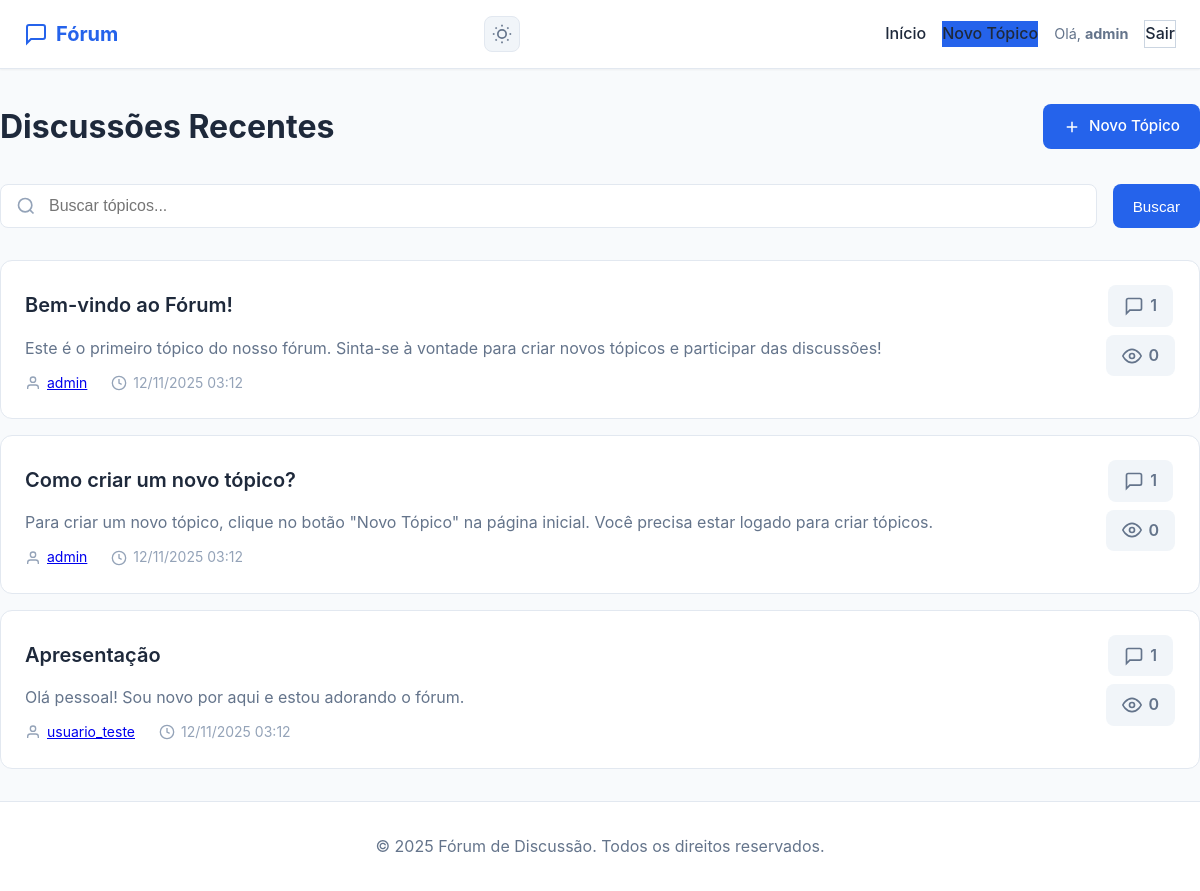
/index.php (signed in), run on the app's committed database.
### tables this page shows
CREATE TABLE topicos (
    id INT AUTO_INCREMENT PRIMARY KEY,
    id_usuario INT NOT NULL,
    titulo VARCHAR(200) NOT NULL,
    conteudo TEXT NOT NULL,
    visualizacoes INT DEFAULT 0,
    data_criacao DATETIME DEFAULT CURRENT_TIMESTAMP,
    FOREIGN KEY (id_usuario) REFERENCES usuarios(id) ON DELETE CASCADE,
    INDEX idx_data_criacao (data_criacao DESC),
    INDEX idx_usuario (id_usuario)
);

CREATE TABLE usuarios (
    id INT AUTO_INCREMENT PRIMARY KEY,
    nome_usuario VARCHAR(50) UNIQUE NOT NULL,
    email VARCHAR(100) UNIQUE NOT NULL,
    senha_hash VARCHAR(255) NOT NULL,
    data_cadastro DATETIME DEFAULT CURRENT_TIMESTAMP,
    INDEX idx_email (email),
    INDEX idx_nome_usuario (nome_usuario)
);

### config.php (called while the page is built, shortened)
<?php
function limparInput($data) {
    $data = trim($data);
    $data = stripslashes($data);
    $data = htmlspecialchars($data, ENT_QUOTES, 'UTF-8');
    return $data;
}
function estaLogado() {
    return isset($_SESSION['user_id']) && !empty($_SESSION['user_id']);
}
?>

### index.php (the view, shortened to what this page needs)
<?php
require_once 'config.php';
$topicos_por_pagina = 10;
$pagina_atual = isset($_GET['pagina']) ? max(1, intval($_GET['pagina'])) : 1;
$offset = ($pagina_atual - 1) * $topicos_por_pagina;
$busca = isset($_GET['busca']) ? limparInput($_GET['busca']) : '';
$where = '';
$params = [];
$types = '';
$conn = conectarDB();
$sql = "SELECT t.id, t.titulo, t.conteudo, t.data_criacao, t.visualizacoes,
               u.nome_usuario, u.id as id_autor,
               (SELECT COUNT(*) FROM respostas WHERE id_topico = t.id) as total_respostas
        FROM topicos t
        INNER JOIN usuarios u ON t.id_usuario = u.id
        $where
        ORDER BY t.data_criacao DESC
        LIMIT ? OFFSET ?";
$stmt = $conn->prepare($sql);
if (!empty($params)) {
    $params[] = $topicos_por_pagina;
    $params[] = $offset;
    $types .= 'ii';
    $stmt->bind_param($types, ...$params);
} else {
    $stmt->bind_param("ii", $topicos_por_pagina, $offset);
}
$stmt->execute();
$resultado = $stmt->get_result();
include 'includes/header.php';
?>
<div class="page-header">
    <h1>Discussões Recentes</h1>
    <?php if (estaLogado()): ?>
        <a href="/forum/topicos/criar.php" class="btn btn-primary">
            <svg width="18" height="18" viewBox="0 0 24 24" fill="none" stroke="currentColor" stroke-width="2">
                <line x1="12" y1="5" x2="12" y2="19"></line>
                <line x1="5" y1="12" x2="19" y2="12"></line>
            </svg>
            Novo Tópico
        </a>
    <?php endif; ?>
</div>
<div class="search-bar">
    <form method="GET" action="" class="search-form">
        <div class="search-input-group">
            <svg width="20" height="20" viewBox="0 0 24 24" fill="none" stroke="currentColor" stroke-width="2">
                <circle cx="11" cy="11" r="8"></circle>
                <path d="m21 21-4.35-4.35"></path>
            </svg>
            <input
                type="text"
                name="busca"
                placeholder="Buscar tópicos..."
                value="<?php echo htmlspecialchars($busca); ?>"
            >
        </div>
        <button type="submit" class="btn btn-primary">Buscar</button>
    </form>
</div>
<div class="topicos-lista">
    <?php if ($resultado && $resultado->num_rows > 0): ?>
        <?php while ($topico = $resultado->fetch_assoc()): ?>
            <div class="topico-card">
                <div class="topico-info">
                    <h2 class="topico-titulo">
                        <a href="/forum/topicos/ver.php?id=<?php echo $topico['id']; ?>">
                            <?php echo limparInput($topico['titulo']); ?>
                        </a>
                    </h2>
                    <p class="topico-preview">
                        <?php
                        $preview = limparInput($topico['conteudo']);
                        echo strlen($preview) > 150 ? substr($preview, 0, 150) . '...' : $preview;
                        ?>
                    </p>
                    <div class="topico-meta">
                        <span class="autor">
                            <svg width="16" height="16" viewBox="0 0 24 24" fill="none" stroke="currentColor" stroke-width="2">
                                <path d="M20 21v-2a4 4 0 0 0-4-4H8a4 4 0 0 0-4 4v2"></path>
                                <circle cx="12" cy="7" r="4"></circle>
                            </svg>
                            <a href="/forum/usuario/perfil.php?id=<?php echo $topico['id_autor']; ?>">
                                <?php echo limparInput($topico['nome_usuario']); ?>
                            </a>
                        </span>
                        <span class="data">
                            <svg width="16" height="16" viewBox="0 0 24 24" fill="none" stroke="currentColor" stroke-width="2">
                                <circle cx="12" cy="12" r="10"></circle>
                                <polyline points="12 6 12 12 16 14"></polyline>
                            </svg>
                            <?php
                            $data = new DateTime($topico['data_criacao']);
                            echo $data->format('d/m/Y H:i');
                            ?>
                        </span>
                    </div>
                </div>
                <div class="topico-stats">
                    <div class="stat">
                        <svg width="20" height="20" viewBox="0 0 24 24" fill="none" stroke="currentColor" stroke-width="2">
                            <path d="M21 15a2 2 0 0 1-2 2H7l-4 4V5a2 2 0 0 1 2-2h14a2 2 0 0 1 2 2z"></path>
                        </svg>
                        <span><?php echo $topico['total_respostas']; ?></span>
                    </div>
                    <div class="stat">
                        <svg width="20" height="20" viewBox="0 0 24 24" fill="none" stroke="currentColor" stroke-width="2">
                            <path d="M1 12s4-8 11-8 11 8 11 8-4 8-11 8-11-8-11-8z"></path>
                            <circle cx="12" cy="12" r="3"></circle>
                        </svg>
                        <span><?php echo $topico['visualizacoes']; ?></span>
                    </div>
                </div>
            </div>
        <?php endwhile; ?>
    <?php endif; ?>
</div>
<?php
include 'includes/footer.php';
?>

### assets/css/style.css (style rules this page uses)
* { margin: 0; padding: 0; box-sizing: border-box; }
:root { --primary: #2563eb; --primary-hover: #1d4ed8; --secondary: #64748b; --success: #10b981; --danger: #ef4444; --warning: #f59e0b; --info: #3b82f6; --bg-main: #f8fafc; --bg-card: #ffffff; --bg-hover: #f1f5f9; --text-primary: #1e293b; --text-secondary: #64748b; --text-light: #94a3b8; --border: #e2e8f0; --border-dark: #cbd5e1; --shadow-sm: 0 1px 2px 0 rgba(0, 0, 0, 0.05); --shadow-md: 0 4px 6px -1px rgba(0, 0, 0, 0.1); --shadow-lg: 0 10px 15px -3px rgba(0, 0, 0, 0.1); --radius-sm: 6px; --radius-md: 8px; --radius-lg: 12px; }
body { font-family: -apple-system, BlinkMacSystemFont, 'Segoe UI', Roboto, 'Helvetica Neue', Arial, sans-serif; background: var(--bg-main); color: var(--text-primary); line-height: 1.6; min-height: 100vh; display: flex; flex-direction: column; transition: background 0.3s, color 0.3s; }
.page-header { display: flex; justify-content: space-between; align-items: center; margin-bottom: 2rem; }
.page-header h1 { font-size: 2rem; color: var(--text-primary); }
.btn { display: inline-flex; align-items: center; gap: 0.5rem; padding: 0.625rem 1.25rem; font-size: 0.95rem; font-weight: 500; border-radius: var(--radius-md); border: none; cursor: pointer; text-decoration: none; transition: all 0.2s; }
.btn-primary { background: var(--primary); color: white; }
.topicos-lista { display: flex; flex-direction: column; gap: 1rem; }
.topico-card { background: var(--bg-card); border: 1px solid var(--border); border-radius: var(--radius-lg); padding: 1.5rem; display: flex; justify-content: space-between; align-items: flex-start; transition: all 0.2s; }
.topico-info { flex: 1; }
.topico-titulo { margin-bottom: 0.75rem; }
.topico-titulo a { color: var(--text-primary); text-decoration: none; font-size: 1.25rem; font-weight: 600; transition: color 0.2s; }
.topico-preview { color: var(--text-secondary); margin-bottom: 0.75rem; line-height: 1.5; }
.topico-meta { display: flex; gap: 1.5rem; font-size: 0.875rem; color: var(--text-light); }
.topico-meta span { display: flex; align-items: center; gap: 0.375rem; }
.topico-stats { display: flex; flex-direction: column; align-items: center; gap: 0.5rem; }
.stat { display: flex; align-items: center; gap: 0.375rem; padding: 0.5rem 1rem; background: var(--bg-hover); border-radius: var(--radius-md); color: var(--text-secondary); font-weight: 600; }
.search-bar { margin-bottom: 2rem; }
.search-form { display: flex; gap: 1rem; }
.search-input-group { flex: 1; position: relative; display: flex; align-items: center; }
.search-input-group svg:first-child { position: absolute; left: 1rem; color: var(--text-light); }
.search-input-group input { width: 100%; padding: 0.75rem 3rem 0.75rem 3rem; border: 1px solid var(--border); border-radius: var(--radius-md); font-size: 1rem; transition: all 0.2s; }

### data on the page
topicos: titulo "Bem-vindo ao Fórum!", conteudo "Este é o primeiro tópico do nosso fórum. Sinta-se à vontade para criar novos tópicos e participar das discussões!", id_usuario.nome_usuario "admin", data_criacao "12/11/2025 03:12", total_respostas "1", visualizacoes "0"
topicos: titulo "Como criar um novo tópico?", conteudo "Para criar um novo tópico, clique no botão \"Novo Tópico\" na página inicial. Você precisa estar logado para criar tópicos.", id_usuario.nome_usuario "admin", data_criacao "12/11/2025 03:12", total_respostas "1", visualizacoes "0"
topicos: titulo "Apresentação", conteudo "Olá pessoal! Sou novo por aqui e estou adorando o fórum.", id_usuario.nome_usuario "usuario_teste", data_criacao "12/11/2025 03:12", total_respostas "1", visualizacoes "0"

### other printed values
limparInput(obterNomeUsuario()) "admin"
